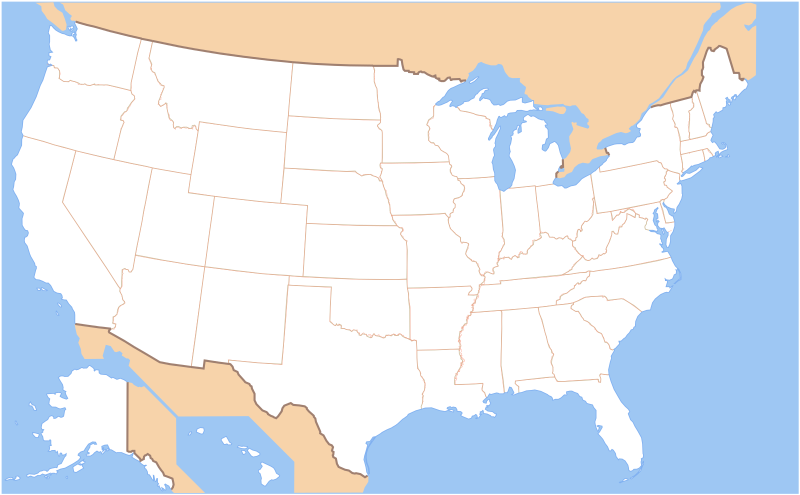
#> input picture week9/USnoState.png, 1600 x 989 px (shown at 1/2 size)
$ jupyter execute --allow-errors 'Exercise 09 Hill Climbing and ODE.ipynb'   (shell and % lines are left out)   (Python 2 division)
#> lines starting #> are read from the running program, lines starting #| are printed output that depends on the picture
[cell 1]
from matplotlib import pyplot as plt
import math
import numpy as np

### Biggest Triangle.
Let us consider the problem of finding the triangle with maximum area from given 500 points.

[cell 2]
np.random.seed(13)
n = 500
x = np.random.randn(n)*2-1
y = np.random.randn(n)*2-1
plt.plot(x,y,'.r')
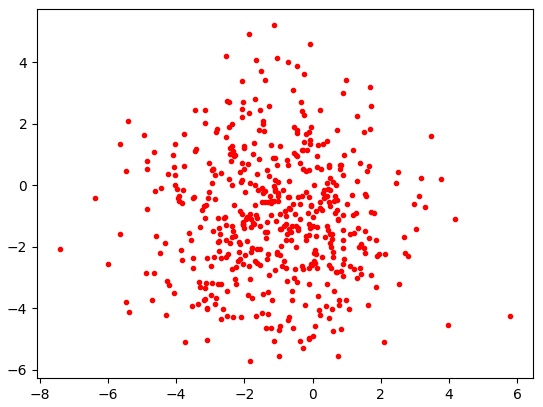
#> figure drawn by matplotlib, 1 panel

[cell 3]
def triarea(x1,y1, x2,y2, x3,y3):
    #shoelace formula
    return 0.5*abs(x1*y2 + x2*y3 + x3*y1 - y1*x2 - y2*x3 - y3*x1)

def triarea2(r):
    x1,y1 = r[0]
    x2,y2 = r[1]
    x3,y3 = r[2]
    return triarea(x1,y1, x2,y2, x3,y3)

1) What is our state?

2) How do we **move** from existing state to the next?

3) How do we decide whether to keep it or not?

4) Now find those three points.

[cell 4]
def ranPoint():
    p1 = np.random.randint(500)
    p2 = np.random.randint(500)
    p3 = np.random.randint(500)
    return [(x[p1],y[p1]), (x[p2],y[p2]), (x[p3],y[p3])]

[cell 5]
gps = ranPoint()
guess = triarea2(gps)

for i in range(5000):
    changeP = np.random.randint(3)
    change_i = np.random.randint(500)
    ps = np.copy(gps)
    ps[changeP] = (x[change_i], y[change_i])
    new = triarea2(ps)

    if (new > guess):
        guess = new
        gps = np.copy(ps)

[cell 6]
plt.plot(x,y,'.r')
px, py = gps[0]
plt.plot(px,py,"ob")
plt.plot([gps[0][0],gps[1][0],gps[2][0],gps[0][0]], [gps[0][1],gps[1][1],gps[2][1],gps[0][1]],color = 'black' )
px, py = gps[1]
plt.plot(px,py,"ob")
px, py = gps[2]
plt.plot(px,py,"ob")

### Scheduling Exam

Give classes and the intersection of students. Find a decent scheduling under 15 slot for 70 classes. Number of student taking both class `i` and class `j` can be found using `student[i][j]`.

[cell 7]
nclass = 70
student = np.random.randint(0,100,(nclass, nclass))
# student[i,j] = how many students take both subject i, j
np.random.seed(222)
for i in range(nclass-1):
    for j in range(i+1,nclass):
        student[i,j] = student[j,i]

for i in range(nclass):
    student[i,i] = 0

student[student>70] = 0

print(student)

plt.matshow(student)
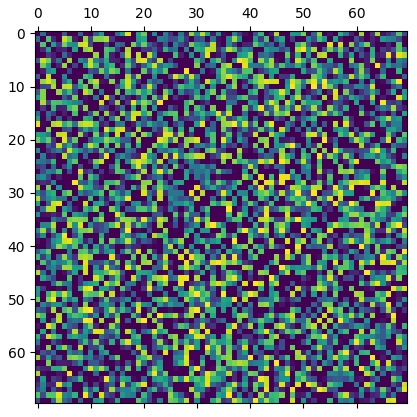
#> figure drawn by matplotlib, 1 panel

1) How should we represent our state?

[cell 8]
#index represent th subject.
# minimize the conflict
# count conflict in the current schdual.

2) What is our cost function

[cell 9]
# conflict function.

3) How do we move?

Now implement it.

4) Will this algorithm give you global minimum?

[cell 10]
def conflict(schu,student = student):
    c = 0
    n = len(schu)
    for sj1 in range(n):
        for sj2 in range(sj1+1,n):
            if schu[sj1] == schu[sj2]:
                c+=student[sj1][sj2]
    return c

[cell 11]
def findSchdual(schu):
    new_schu = np.copy(schu)
    c_class = np.random.randint(70)
    c_timeslot = np.random.randint(15)
    new_schu[c_class] = c_timeslot
    return new_schu

[cell 12]
b_schu = [np.random.randint(15) for i in range(70)]
for i in range(10000):
    new_s = findSchdual(b_schu)
    if (conflict(new_s,student) < conflict(b_schu,student)):
        b_schu = np.copy(new_s)

[cell 13]
print(b_schu)
print()
print(conflict(b_schu))

### Automatic Label Placement

[cell 14]
from matplotlib import pyplot as plt
import matplotlib.image as mpimg
import matplotlib as mpl
from matplotlib.patches import Rectangle
import numpy as np
from math import sqrt, exp
from exceptions import NotImplementedError
import random
import io
import sys

[cell 15]
im = mpimg.imread('USnoState.png');
#> im is the input picture: shape (989, 1600, 4) float32; mean R, G, B, A 0.866, 0.883, 0.921, 0.992
x, y = len(im[0]), len(im)
#> x = 1600; y = 989
dpi = 96
plt.figure(figsize=(x/dpi,y/dpi))
plt.imshow(im, aspect = 'auto')

[cell 16]
def read_loc_data(fname):
    ret = {}
    with open(fname,'r') as f:
        for line in f:
            s = line.strip().split()
            x,y,state = s[0], s[1], ' '.join(s[2:])
            ret[state] = (int(x),int(y))
    return ret

#> (the rest of this cell did not finish here and is left out)

[cell 17]
# [36 lines left out: function display_loc, not called in this run]
#> (the rest of this cell did not finish here and is left out)

#> (a cell that did not finish here is left out)

[cell 19]
# [4 lines left out: function is_out_of_bound, not called in this run]

def distance(x0, y0, x1, y1):
    #return the euclidean distance of (loc_x, loc_y), (x, y)
    return (x0-x1)**2 + (y0-y1)**2

# [37 lines left out: functions is_overlapped, overlap_area, line_intersect_box, not called in this run]

1) What indicates good labeling?

2) What indicates bad labeling?

3) So... what should the cost function look like for 1 label?

4) What should the cost function look like for many labels?

5) Write the cost function.

6) Write hill climbing. See spoiler at the end of the notebook

# Basic ODE (Not on final since it's not on hw)

Let us consider a problem of launching a spaceship to the moon.

[cell 20]
#earth at 0,0 with radius of 6400m
#moon

r_e = 6371e3 #meter
d_em = 4*r_e#384400e3 #meter
r_m = 1737e3 #meter
G = 6.67e-11 #SI
m_e = 5.972e24 #kg
m_m = m_e #7e22 #kg

def axay(x,y):
    theta_earth = math.atan2(y, x)
    r_to_earth = math.sqrt(x**2 + y**2)

    x_to_moon = x-d_em
    y_to_moon = y
    theta_moon = math.atan2(y_to_moon, x_to_moon)
    r_to_moon = math.sqrt(x_to_moon**2+ y_to_moon**2)

    a_earth = -G*m_e/r_to_earth**2
    a_moon = -G*m_m/r_to_moon**2

    ax = a_earth*math.cos(theta_earth) + a_moon*math.cos(theta_moon)
    ay = a_earth*math.sin(theta_earth) + a_moon*math.sin(theta_moon)
    return ax,ay

# [18 lines left out: function half_step, not called in this run]


def shoot_rocket():
    r_e = 6371e3 #meter
    d_em = 4*r_e#384400e3 #meter
    r_m = 1737e3 #meter
    G = 6.67e-11 #SI
    m_e = 5.972e24 #kg
    m_m = m_e #7e22 #kg

    x = 0
    y = r_e
    vx = 5800. #5500
    vy = 5800. #5500
    t=0.
    dt = 1. #second

    xs = []
    ys = []
    ts = []

    xs.append(x)
    ys.append(y)
    ts.append(t)

    for i in range(100000):

        ax,ay = axay(x,y)

        x = x + vx*dt
        y = y + vy*dt
        vx = vx + ax*dt
        vy = vy + ay*dt

        #x,y,vx,vy = half_step(x,y,vx,vy,dt)
        t = t + dt
        xs.append(x)
        ys.append(y)
        ts.append(t)
        #if i%1000==0:
            #print theta_earth, ay
    return xs,ys,ts

[cell 21]
xs,ys,ts = shoot_rocket()

[cell 22]
from JSAnimation import IPython_display
from matplotlib import animation
import IPython.display as display

#xs = np.linspace(1,5000e3,500)
#ys = np.linspace(1,10000e3,500)
#t = np.linspace(1,1000,500)

def animate_xy(xs,ys,t,sec):
    fig = plt.figure(figsize=(10,4), )
    line, = plt.plot([],[])
    point, = plt.plot([],[],'or')
    an = np.linspace(0, 2*np.pi, 100)
    earth, = plt.plot(r_e*np.cos(an), r_e*np.sin(an), 'g')
    moon, = plt.plot(d_em+r_m*np.cos(an), r_m*np.sin(an), 'k')
    text = plt.text(0,0, "Hey")
    plt.axes().set_aspect('equal')
    fps = 10
    interval = 1./fps
    nframes = int(fps*sec)
    plt.ylim(-4*r_e,4*r_e)
    def init():
        return []
    def animate(frameno):
        index = int((len(xs)-1.)*frameno/nframes)
        #print index
        point.set_data([xs[index]], [ys[index]])
        line.set_data(xs[:index], ys[:index])
        text.set_text(str(ts[index]))
        return [point, line, text]

    animate(0)
    anim = animation.FuncAnimation(fig, animate, init_func=init,
                frames=nframes, interval=interval, blit=True)
    print interval, nframes
    display.display_html(anim)

[cell 23]
animate_xy(xs,ys,ts,20)
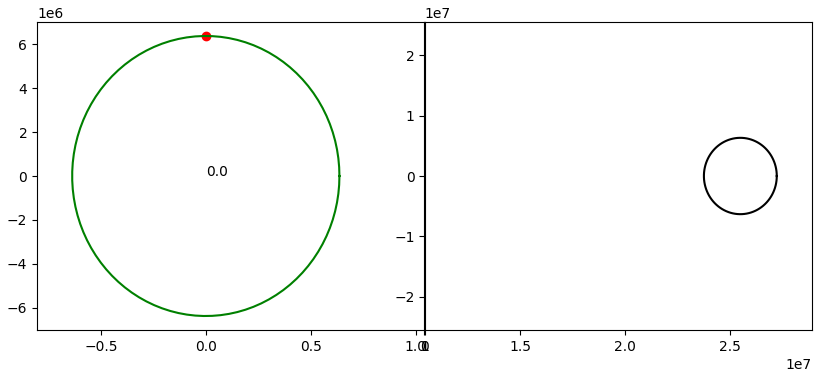
#> figure drawn by matplotlib, 1 panel
